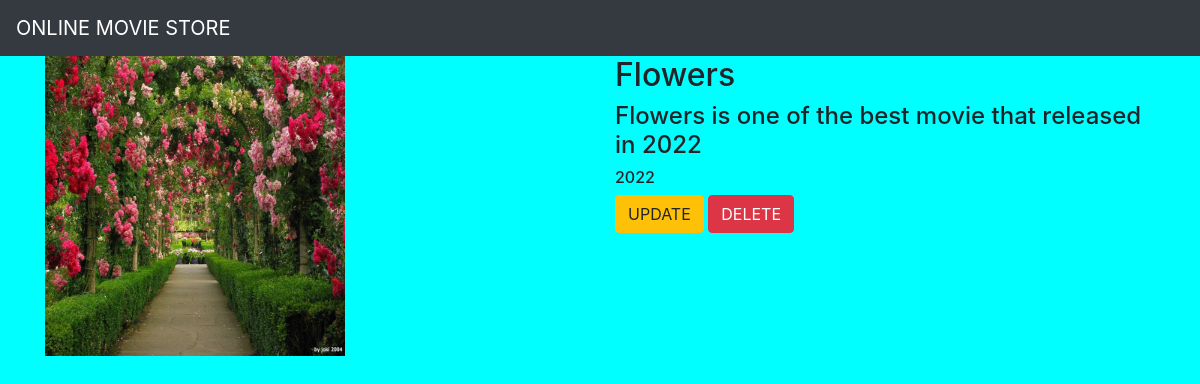
The app's page /movie/6/ with its own data.
### movieapp/models.py (models this page shows, shortened)
class Movie(models.Model):
    name=models.CharField(max_length=250)
    desc=models.TextField()
    year=models.IntegerField()
    img=models.ImageField(upload_to='gallery')

### movieapp/views.py (the view)
# urls.py: path('movie/<int:movie_id>/',views.detail,name='detail'),
def detail(request, movie_id):
    movie = Movie.objects.get(id=movie_id)
    return render(request, "detail.html", {'movie': movie})

### templates/detail.html
{% extends 'base.html' %}
{% block body %}
<div class="container">
    <div class="row">
        <div class="col-md-6">
<img src="{{movie.img.url}}" width="300" height="300">
        </div>
        <div class="col-md-6">
            <h2>{{movie.name}}</h2>
            <h4>{{movie.desc}}</h4>
            <h6>{{movie.year}}</h6>
            <a class="btn btn-warning" href="{% url 'movieapp:update' movie.id %}">UPDATE</a>
            <a class="btn btn-danger" href="{% url 'movieapp:delete' movie.id %}">DELETE</a>
        </div>
    </div>
</div>
{% endblock %}

### static/style.css (style rules this page uses)
body { background-color:aqua; }

### records on screen
Movie: img (picture), name "Flowers", desc "Flowers is one of the best movie that released in 2022", year "2022"
